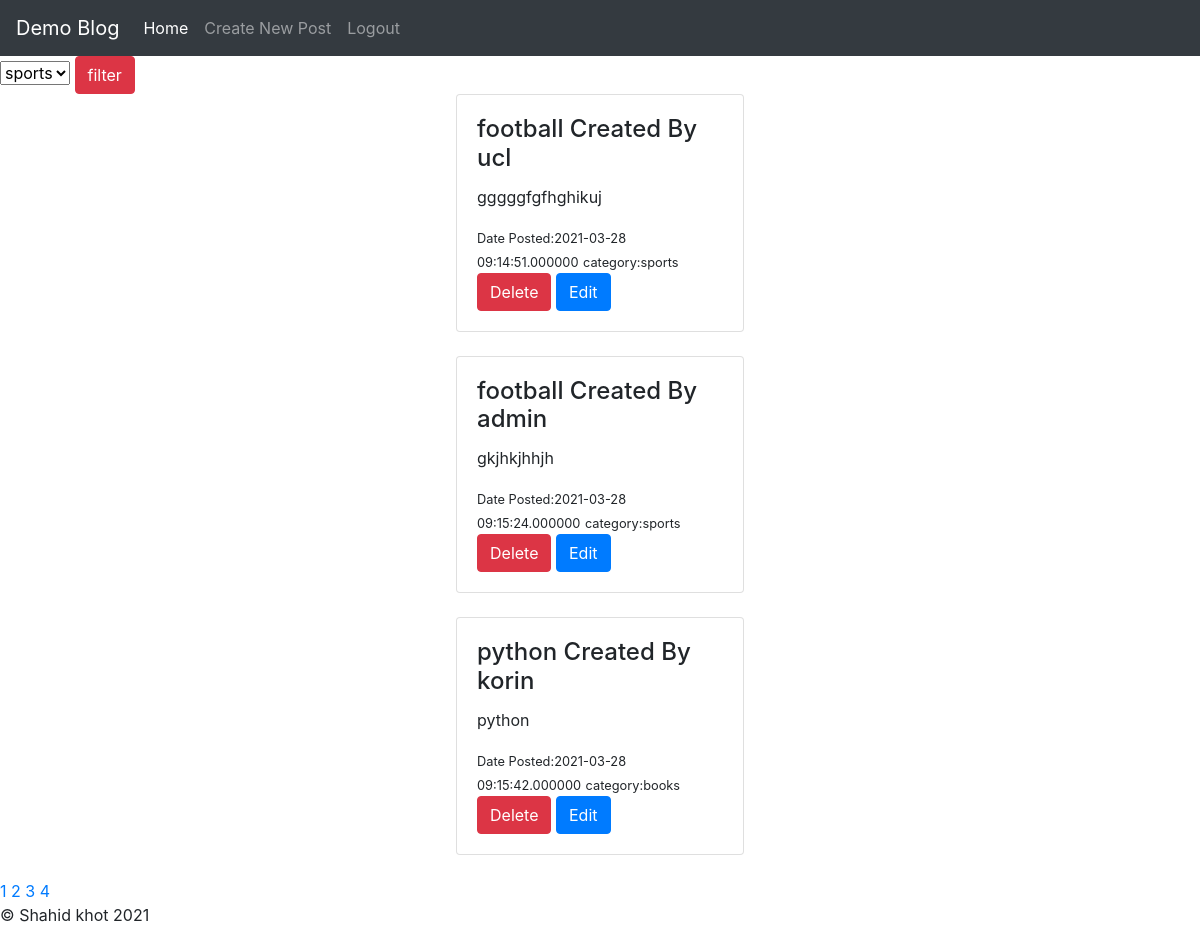
The page /home.php (signed in) on the database its author committed.
### tables this page shows
CREATE TABLE `post` (
  `id` int(25) NOT NULL,
  `title` varchar(255) NOT NULL,
  `username` varchar(255) NOT NULL,
  `content` varchar(555) NOT NULL,
  `date` datetime(6) NOT NULL,
  `image` varchar(255) NOT NULL,
  `category` varchar(255) NOT NULL
);

### home.php (the view, shortened to what this page needs)
<!DOCTYPE html>
<html>
<head>
	<link rel="stylesheet" href="https://stackpath.bootstrapcdn.com/bootstrap/4.4.1/css/bootstrap.min.css">
	<link rel="stylesheet" type="text/css" href="styles/styles.css">
</head>
<body>
<?php include 'nav.php';?>
<form action="home.php" method="post">
<select name="category">
	<option value="sports" >sports</option>
</select>
<button name="submit" class="btn btn-danger">filter</button>
</form>
<?php
include 'connection.php';
	$result_per_page =  4;
	$sql = "SELECT * FROM post";
	if (isset($_POST['submit'])) {
	echo $filter = $_POST['category'];
	$sql = "SELECT * FROM `post` WHERE category = '$filter'";
}else{
	$sql = "SELECT * FROM post";
}
	$result = mysqli_query($con,$sql);
	$no_of_result = mysqli_num_rows($result);
	$no_of_pages = ceil($no_of_result/$result_per_page);
if (!isset($_GET['page'])) {
	$page = 1;
}else{
	$page = $_GET['page'];
}
$this_page_first_result = ($page - 1)*$result_per_page;
if (isset($_POST['submit'])) {
	$filter = $_POST['category'];
$sql = "SELECT * FROM post where category = '$filter' LIMIT $this_page_first_result,
$result_per_page ";
}else{
	$sql = "SELECT * FROM post LIMIT $this_page_first_result,
$result_per_page";
}
$result = mysqli_query($con,$sql);
?><?php
while ($row  = mysqli_fetch_assoc($result) ) {?>
		<div class="container">
		<div class="card m-auto" style="width: 18rem;">
		  <div class="card-body">
		  	<h4 class="card-title">
		     <?php echo $row['title'];?> Created By <?php echo $row['username']; ?>
		     </h4>
		    <p class="card-text"><?php echo $row['content'] ;?></p>
		    <small>Date Posted:<?php echo $row['date'];?></small>
		    <small>category:<?php echo $row['category'];?></small><br>
		  <?php  if (isset($_SESSION['username'])) {?>
		    <a href="delete.php?id=<?php echo $row['id'];?>" class="btn btn-danger">Delete</a>
		    <a href="update.php?id=<?php echo $row['id'];?>" class="btn btn-primary">Edit</a>
<?php }?>
		  </div>
	</div>
</div> <br>
	<?php }
for($page = 1 ; $page<=$no_of_pages ; $page++){
  	echo '<a href="home.php?page='. $page.'"> '.$page.'</a>';
  } ?>
  <link rel="stylesheet" href="https://maxcdn.bootstrapcdn.com/bootstrap/4.5.2/css/bootstrap.min.css">
<?php include 'footer.php'; ?>
</body>
</html>

### styles/styles.css (style rules this page uses)
* { margin: 0; padding: 0; box-sizing: border-box; }

### rows shown on the page
post: title "football", username "ucl", content "gggggfgfhghikuj", date "2021-03-28 09:14:51.000000", category "sports"
post: title "football", username "admin", content "gkjhkjhhjh", date "2021-03-28 09:15:24.000000", category "sports"
post: title "python", username "korin", content "python", date "2021-03-28 09:15:42.000000", category "books"
